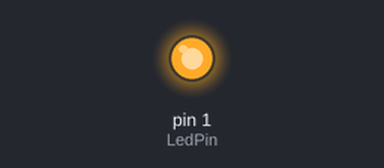
Bench run of a sketch on a simulated Arduino Uno, built with avr-gcc and run on an emulated ATmega328P. Shown: output pins drawn as LEDs (lit = HIGH). The local clock reads 2024-03-15 10:24:30 at power-on unless the sketch sets it.

Above: at 1.1 s.
At 50.0 s:
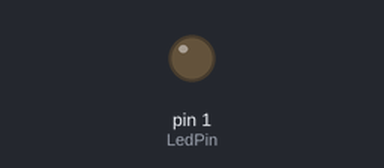
Timing chart, 0 to 82.8 s (numbered marks = the images above):
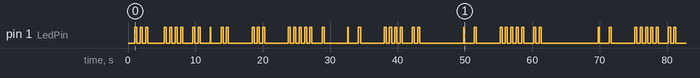

Measured:
- by itself, pin 1 (LedPin): HIGH → LOW at 1.3 s, → HIGH 0.50 s later, → LOW 0.30 s later, → HIGH 0.50 s later, … (93 changes in this stretch)

The sketch:

DS1307-RTC-TestLed.ino
```cpp
/*
 * Alauddin Ansari
 * 2018-11-20
 * Dependencies:
 * 1. Time Lib
 * 2. DS1307RTC Lib
 */

#include <TimeLib.h>
#include <DS1307RTC.h>

const int LedPin = 1;

void setup() {
  pinMode(LedPin, OUTPUT);

  delay(500);
  connectDS1307();
  blinkDateTime();
  delay(3000);
}

void loop() {
  blinkTime();
  delay(5000);
}
```

BlinkLed.ino
```cpp
/*
 * Alauddin Ansari
 * 2018-11-20
 * Functions:
 * Blink LED
 * Blink Number on LED
 * Dependencies:
 * 1. Pin variable: int LedPin
 */

void blinkNumber(int num) {
  if (num > 0) {
    while(num > 0) //do till num greater than  0
    {
        int mod = num % 10;  //split last digit from number

        blinkLed(mod); //print the digit.

        num = num / 10;    //divide num by 10. num /= 10 also a valid one

        delay(1000);
    }
  } else {
    blinkLed(0);
  }
}

void blinkLed(int times)
{
  if (times > 0) {
    for (int i = 0; i < times; i++) {
      digitalWrite(LedPin, HIGH);
      delay(300);
      digitalWrite(LedPin, LOW);
      delay(500);
    }
  } else {
    digitalWrite(LedPin, HIGH);
    delay(100);
    digitalWrite(LedPin, LOW);
    delay(500);
  }
}
```

TimeFunctions.ino
```cpp
/*
 * Alauddin Ansari
 * 2018-12-15
 * Time and DS1307 related Functions
 * Dependencies:
 * 1. Time Lib
 * 2. DS1307RTC Lib
 * 3. BlinkLed.ino
 */

void connectDS1307() {

  while(timeStatus() != timeSet) {
    setSyncProvider(RTC.get);
    delay(500);

    switch(timeStatus()) {
      case timeNotSet:
        blinkLed(1);
        break;
      case timeNeedsSync:
        blinkLed(2);
        break;
      case timeSet:
        blinkLed(3);
        break;
      default:
        blinkLed(4);
        break;
    }
    delay(2000);
  }
  setSyncInterval(3600);
}

void blinkDateTime() {
  int hh, mm, dd, mmm, yy;

  yy = year();
  mmm = month();
  dd = day();
  hh = hour();
  mm = minute();

  blinkNumber(yy);
  delay(2000);
  blinkNumber(mmm);
  delay(2000);
  blinkNumber(dd);
  delay(2000);
  blinkNumber(hh);
  delay(2000);
  blinkNumber(mm);
  delay(2000);
}

void blinkTime() {
  int hh, mm;

  hh = hour();
  mm = minute();

  blinkNumber(hh);
  delay(2000);
  blinkNumber(mm);
  delay(2000);
}
```
